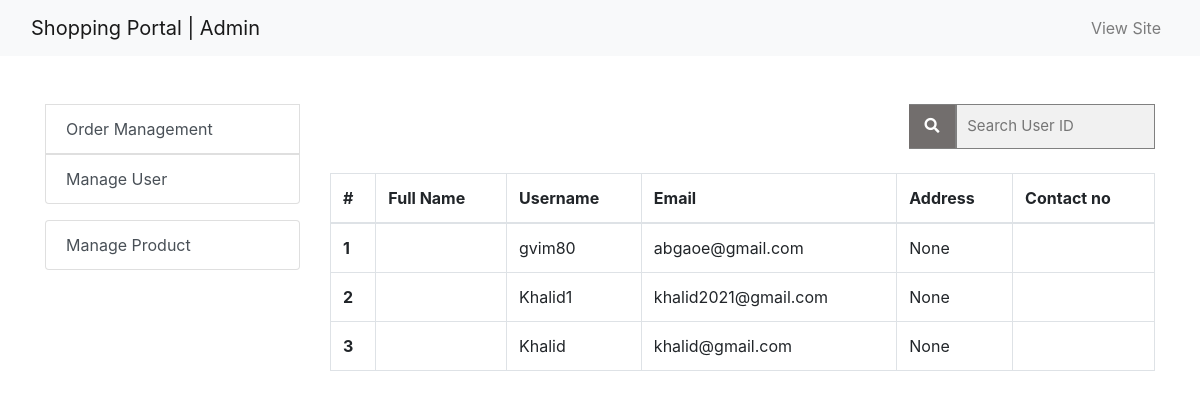
Screenshot of /admin-manageuser/ (signed in) with the database file from the repository.
### ecomapp/models.py (models this page shows, shortened)
class Customer(models.Model):
    user = models.OneToOneField(User, on_delete=models.CASCADE)
    full_name = models.CharField(max_length=200)
    mobile = models.CharField(max_length=11)
    address = models.CharField(max_length=200, null=True, blank=True)
    birthday = models.DateField(auto_now_add=False, auto_now=False, blank=True, null=True)
    gender = models.CharField(max_length=50, choices=GENDER_CHOICES)
    joined_on = models.DateTimeField(auto_now_add=True)

### ecomapp/views.py (the view)
# urls.py: path("admin-manageuser/", AdminManageUserView.as_view(), name="manageuser"),
class AdminManageUserView(AdminRequiredMixin, TemplateView):
    template_name = "adminpages/adminmanageuser.html"
    def get_context_data(self, **kwargs):
        context = super().get_context_data(**kwargs)
        context["manageuser"] = Customer.objects.all().order_by("-id")
        return context

### ecomapp/views.py (called while the page is built)
    def dispatch(self, request, *args, **kwargs):
        if request.user.is_authenticated and Admin.objects.filter(user=request.user).exists():
            pass
        else:
            return redirect("/admin-login/")
        return super().dispatch(request, *args, **kwargs)

### templates/adminpages/adminmanageuser.html (shortened to what this page needs)
{% extends "adminpages/adminbase.html" %}
{% block content %}
<div class="container my-5">
    <div class="row my-4">
        <div class="col-sm-3">
            <div class="list-group">
                <div class="dropdown show">
                    <a class="list-group-item list-group-item-action " role="button" id="dropdownMenuLink" data-toggle="dropdown" aria-haspopup="true" aria-expanded="false">Order Management</a>
                </div>
                <a href="{% url 'ecomapp:manageuser' %}" class="list-group-item list-group-item-action" aria-current="true">Manage User</a>
            </div>
            <div class="list-group my-3">
                <a href="{% url 'ecomapp:manageproduct' %}" class="list-group-item list-group-item-action" aria-current="true">Manage Product</a>
            </div>
        </div>
        <div class="col-md-9">
            <div class="row ">
                <div class="col-sm" style="top: 27px; left: 10px;">
                </div>
                <div class="col-sm">
                    <form class="example" action="{% url 'ecomapp:manageusersearch' %}" method="GET">
                        <input type="text" placeholder="Search User ID" name="search">
                        <button type="submit"><i class="fa fa-search"></i></button>
                    </form>
                </div>
            </div>
            <br>
            <table class="table table-bordered">
                <thead>
                    <tr>
                        <th scope="col">#</th>
                        <th scope="col">Full Name</th>
                        <th scope="col">Username</th>
                        <th scope="col">Email</th>
                        <th scope="col">Address</th>
                        <th scope="col">Contact no</th>
                    </tr>
                </thead>
                <tbody>
                    {% for user in manageuser %}
                    <tr>
                        <th scope="row">{{forloop.counter}}</th>
                        <td>{{user.full_name}}</td>
                        <td>{{user.user.username}}</td>
                        <td>{{user.user.email}}</td>
                        <td>{{user.address}}</td>
                        <td>{{user.mobile}}</td>
                    </tr>
                    {% endfor %}
                </tbody>
            </table>
        </div>
    </div>
</div>
{% endblock %}

### templates/adminpages/adminbase.html (style rules this page uses)
form.example input[type=text] { padding: 10px; font-size: 15px; border: 1px solid grey; float: right; width: 50%; background: #f1f1f1; }
form.example button { float: right; width: 12%; padding: 10px; background: #726E6D; color: white; font-size: 15px; border: 1px solid grey; border-left: none; cursor: pointer; }
form.example::after { content: ""; clear: both; display: table; }

### rows the page displays
Customer: user.username "gvim80", user.email "abgaoe@gmail.com", address "None"
Customer: user.username "Khalid1", user.email "khalid2021@gmail.com", address "None"
Customer: user.username "Khalid", user.email "khalid@gmail.com", address "None"
